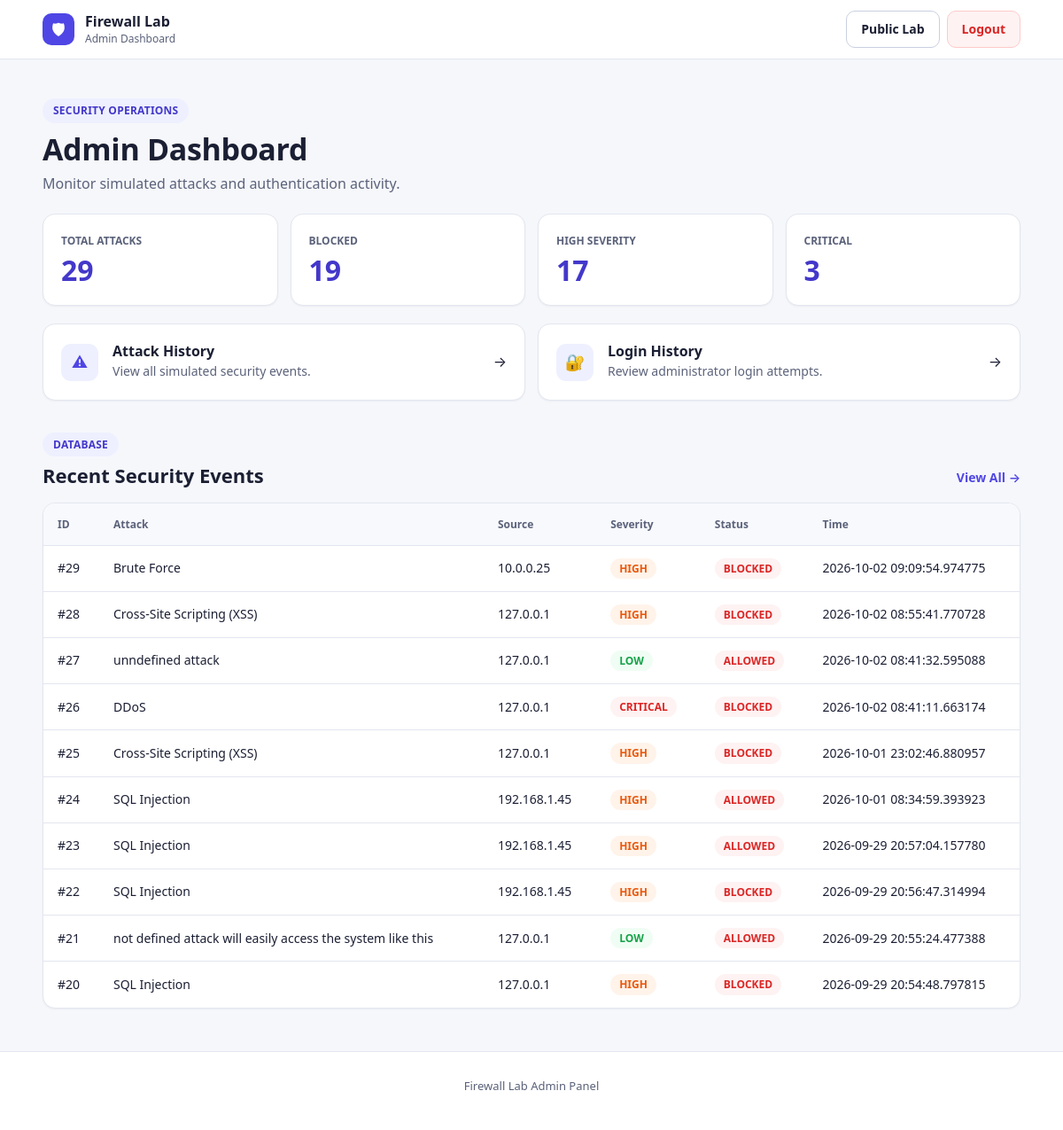
The page /admin (signed in) on the database its author committed.
### app.py (models this page shows)
class Attack(db.Model):
    id = db.Column(
        db.Integer,
        primary_key=True
    )
    attack_type = db.Column(
        db.String(80),
        nullable=False
    )
    source_ip = db.Column(
        db.String(100),
        nullable=False
    )
    target = db.Column(
        db.String(120),
        nullable=False
    )
    severity = db.Column(
        db.String(20),
        nullable=False
    )
    status = db.Column(
        db.String(20),
        nullable=False
    )
    timestamp = db.Column(
        db.DateTime,
        default=datetime.now
    )

### app.py (the view)
@app.route("/admin")
@admin_required
def admin_dashboard():
    total = Attack.query.count()
    blocked = Attack.query.filter_by(
        status="BLOCKED"
    ).count()
    high = Attack.query.filter_by(
        severity="HIGH"
    ).count()
    critical = Attack.query.filter_by(
        severity="CRITICAL"
    ).count()
    recent_attacks = Attack.query.order_by(
        Attack.timestamp.desc()
    ).limit(10).all()
    return render_template(
        "admin.html",
        total=total,
        blocked=blocked,
        high=high,
        critical=critical,
        recent_attacks=recent_attacks
    )

### app.py (called while the page is built, shortened)
def admin_required(function):
    @wraps(function)
    def wrapper(*args, **kwargs):
        return function(
            *args,
            **kwargs
        )
    return wrapper

### templates/admin.html (shortened to what this page needs)
<!DOCTYPE html>
<html lang="en">
<head>
    <link
        rel="stylesheet"
        href="{{ url_for('static', filename='style.css') }}"
    >
</head>
<body>
<header class="navbar">
    <div class="logo">
        <div class="logo-icon">
            🛡
        </div>
        <div>
            <h2>
                Firewall Lab
            </h2>
            <span>
                Admin Dashboard
            </span>
        </div>
    </div>
    <div class="admin-nav">
        <a
            href="{{ url_for('home') }}"
            class="nav-button"
        >
            Public Lab
        </a>
        <a
            href="{{ url_for('logout') }}"
            class="logout-button"
        >
            Logout
        </a>
    </div>
</header>
<main class="admin-container">
    <section class="admin-header">
        <div>
            <span class="small-label">
                SECURITY OPERATIONS
            </span>
            <h1>
                Admin Dashboard
            </h1>
            <p>
                Monitor simulated attacks and authentication activity.
            </p>
        </div>
    </section>
    <section class="stats-grid">
        <div class="stat-card">
            <span>
                TOTAL ATTACKS
            </span>
            <strong>
                {{ total }}
            </strong>
        </div>
        <div class="stat-card">
            <span>
                BLOCKED
            </span>
            <strong>
                {{ blocked }}
            </strong>
        </div>
        <div class="stat-card">
            <span>
                HIGH SEVERITY
            </span>
            <strong>
                {{ high }}
            </strong>
        </div>
        <div class="stat-card">
            <span>
                CRITICAL
            </span>
            <strong>
                {{ critical }}
            </strong>
        </div>
    </section>
    <section class="admin-actions">
        <a
            href="{{ url_for('attack_history') }}"
            class="dashboard-action"
        >
            <span class="action-icon">
                ⚠
            </span>
            <div>
                <h3>
                    Attack History
                </h3>
                <p>
                    View all simulated security events.
                </p>
            </div>
            <span>
                →
            </span>
        </a>
        <a
            href="{{ url_for('login_history') }}"
            class="dashboard-action"
        >
            <span class="action-icon">
                🔐
            </span>
            <div>
                <h3>
                    Login History
                </h3>
                <p>
                    Review administrator login attempts.
                </p>
            </div>
            <span>
                →
            </span>
        </a>
    </section>
    <section class="recent-section">
        <div class="section-title">
            <div>
                <span class="small-label">
                    DATABASE
                </span>
                <h2>
                    Recent Security Events
                </h2>
            </div>
            <a
                href="{{ url_for('attack_history') }}"
                class="text-link"
            >
                View All →
            </a>
        </div>
        {% if recent_attacks %}
        <div class="table-container">
            <table>
                <thead>
                    <tr>
                        <th>
                            ID
                        </th>
                        <th>
                            Attack
                        </th>
                        <th>
                            Source
                        </th>
                        <th>
                            Severity
                        </th>
                        <th>
                            Status
                        </th>
                        <th>
                            Time
                        </th>
                    </tr>
                </thead>
                <tbody>
                    {% for attack in recent_attacks %}
                    <tr>
                        <td>
                            #{{ attack.id }}
                        </td>
                        <td>
                            {{ attack.attack_type }}
                        </td>
                        <td>
                            {{ attack.source_ip }}
                        </td>
                        <td>
                            <span
                                class="table-severity
                                {{ attack.severity|lower }}"
                            >
                                {{ attack.severity }}
                            </span>
                        </td>
                        <td>
                            <span class="status-blocked">
                                {{ attack.status }}
                            </span>
                        </td>
                        <td>
                            {{ attack.timestamp }}
                        </td>
                    </tr>
                    {% endfor %}
                </tbody>
            </table>
        </div>
        {% else %}
        <div class="empty-state">
            <p>
                No attack simulations have been recorded yet.
            </p>
        </div>
        {% endif %}
    </section>
</main>
<footer>
    <p>
        Firewall Lab Admin Panel
    </p>
</footer>
</body>
</html>

### rows shown on the page
Attack: id "29", attack_type "Brute Force", source_ip "10.0.0.25", severity "HIGH", status "BLOCKED", timestamp "2026-10-02 09:09:54.974775"
Attack: id "28", attack_type "Cross-Site Scripting (XSS)", source_ip "127.0.0.1", severity "HIGH", status "BLOCKED", timestamp "2026-10-02 08:55:41.770728"
Attack: id "27", attack_type "unndefined attack", source_ip "127.0.0.1", severity "LOW", status "ALLOWED", timestamp "2026-10-02 08:41:32.595088"
Attack: id "26", attack_type "DDoS", source_ip "127.0.0.1", severity "CRITICAL", status "BLOCKED", timestamp "2026-10-02 08:41:11.663174"
Attack: id "25", attack_type "Cross-Site Scripting (XSS)", source_ip "127.0.0.1", severity "HIGH", status "BLOCKED", timestamp "2026-10-01 23:02:46.880957"
Attack: id "24", attack_type "SQL Injection", source_ip "192.168.1.45", severity "HIGH", status "ALLOWED", timestamp "2026-10-01 08:34:59.393923"
Attack: id "23", attack_type "SQL Injection", source_ip "192.168.1.45", severity "HIGH", status "ALLOWED", timestamp "2026-09-29 20:57:04.157780"
Attack: id "22", attack_type "SQL Injection", source_ip "192.168.1.45", severity "HIGH", status "BLOCKED", timestamp "2026-09-29 20:56:47.314994"
Attack: id "21", attack_type "not defined attack will easily access the system like this", source_ip "127.0.0.1", severity "LOW", status "ALLOWED", timestamp "2026-09-29 20:55:24.477388"
Attack: id "20", attack_type "SQL Injection", source_ip "127.0.0.1", severity "HIGH", status "BLOCKED", timestamp "2026-09-29 20:54:48.797815"

### other values the page prints
{{ total }} "29"
{{ blocked }} "19"
{{ high }} "17"
{{ critical }} "3"
